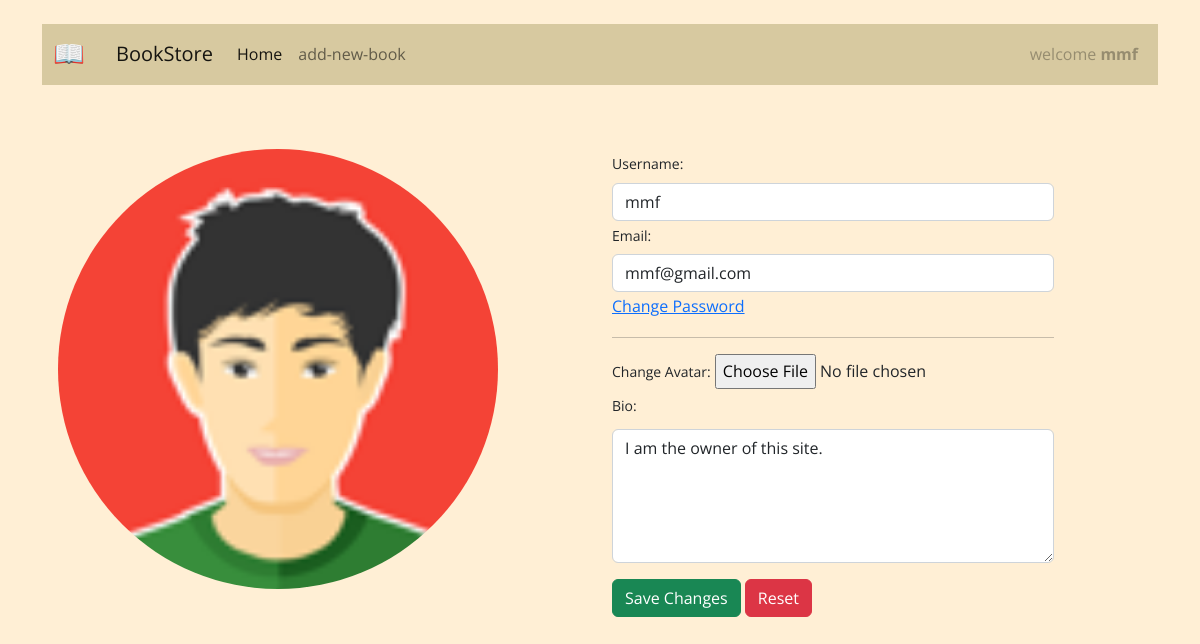
Page /profile/ (signed in) on the committed database.
### accounts/models.py (models this page shows)
class CustomUser(AbstractUser):
    age = models.PositiveIntegerField(null=True, blank=True)

### pages/models.py (models this page shows, shortened)
class Profile(models.Model):
    user = models.OneToOneField(get_user_model(), on_delete=models.CASCADE)
    avatar = models.ImageField(default='profile_images/default.png', upload_to='profile_images/')
    bio = models.TextField()

### pages/views.py (the view)
# urls.py: path('profile/', views.profile, name='users-profile'),
@login_required
def profile(request):
    if request.method == 'POST':
        user_form = UpdateUserForm(request.POST, instance=request.user)
        profile_form = UpdateProfileForm(request.POST, request.FILES, instance=request.user.profile)
        if user_form.is_valid() and profile_form.is_valid():
            user_form.save()
            profile_form.save()
            messages.success(request, 'Your profile is updated successfully')
            return redirect(to='users-profile')
    else:
        user_form = UpdateUserForm(instance=request.user)
        profile_form = UpdateProfileForm(instance=request.user.profile)
    return render(request, 'pages/profile.html', {'user_form': user_form, 'profile_form': profile_form})

### pages/forms.py
class UpdateUserForm(forms.ModelForm):
    username = forms.CharField(max_length=100, required=True, widget=forms.TextInput(attrs={
        'class': 'form-control',
    }))
    email = forms.EmailField(required=True, widget=forms.TextInput(attrs={
        'class': 'form-control',
    }))
    class Meta:
        model = get_user_model()
        fields = ['username', 'email']

class UpdateProfileForm(forms.ModelForm):
    avatar = forms.ImageField(widget=forms.FileInput(attrs={
        'class': 'form-control-file',
    }))
    bio = forms.CharField(widget=forms.Textarea(attrs={
        'class': 'form-control',
        'rows': 5,
    }))
    class Meta:
        model = Profile
        fields = ['avatar', 'bio']

### pages/templates/pages/profile.html (shortened to what this page needs)
{% extends '_base.html' %}
{% block content %}
    <div class="row mt-5 p-3">
        <div class="col-lg-6">
            <div class="d-flex justify-content-around float-start">
                <img class="rounded-circle shadow-1-strong me-3 img-fluid"
                    src="{{ user.profile.avatar.url }}" alt="avatar" width="440"
                    height="360" />
            </div>
        </div>
        <div class="form-content col-lg-6">
            <form method="post" enctype="multipart/form-data">
                <div class="form-row">
                    <div class="col-md-10">
                        <div class="form-group">
                            <label class="small mb-1">Username:</label>
                                {{ user_form.username }}
                            <label class="small mb-1">Email:</label>
                                {{ user_form.email }}
                        </div>
                        <div class="form-group">
                            <a href="#">Change Password</a>
                            <hr>
                            <label class="small mb-1">Change Avatar:</label>
                            {{ profile_form.avatar }}
                        </div>
                        <label class="small mb-2">Bio:</label> {{ profile_form.bio }}
                    </div>
                </div>
                <button type="submit" class="btn btn-success mt-3">Save Changes</button>
                <button type="reset" class="btn btn-danger mt-3">Reset</button>
            </form>
        </div>
    </div>
{% endblock content %}

### templates/_base.html (shortened to what this page needs)
{% load static %}
<!DOCTYPE html>
<html lang="en">
<head>
    <link href="https://cdn.jsdelivr.net/npm/bootstrap@5.2.0/dist/css/bootstrap.min.css" rel="stylesheet">
    <link rel="stylesheet" href="{% static 'css/style.css' %}">
</head>
<body>
    <div class="container mt-4">
        <nav class="navbar navbar-expand-lg" style="background-color: #d5c79df1;">
            <div class="container-fluid">
                <a class="navbar-brand" href="{% url 'books_list' %}">
                    <img src="{% static 'icons/book.png' %}" alt="" height="30"
                         class="d-inline-block align-text-top">
                </a>
                <a class="navbar-brand mx-3" href="{% url 'books_list' %}">BookStore</a>
                <div class="collapse navbar-collapse" id="navbarSupportedContent">
                    <ul class="navbar-nav me-auto mb-2 mb-lg-0">
                        <li class="nav-item">
                            <a class="nav-link active" aria-current="page" href="{% url 'home' %}">Home</a>
                        </li>
                        <li class="nav-item">
                            <a class="nav-link" href="{% url 'book_create' %}">add-new-book</a>
                        </li>
                    </ul>
                </div>
                {% if user.is_authenticated %}
                    <div class="d-flex justify-content-between">
                        <div class="collapse navbar-collapse">
                            <ul class="navbar-nav">
                                <li class="nav-item">
                                    <a class="nav-link disabled" href="#">
                                        welcome <strong>{{ user.username }}</strong>
                                    </a>
                                </li>
                            </ul>
                        </div>
                    </div>
                {% endif %}
            </div>
        </nav>
        {% block content %}
        {% endblock content %}
    </div>
</body>
</html>

### static/css/style.css (style rules this page uses)
body { font-family: 'Open Sans', sans-serif; line-height: 1.8rem; background-color: papayawhip; }

### rows in the picture
CustomUser: username "mmf", profile.avatar (picture), email "mmf@gmail.com"
Profile: bio "I am the owner of this site."
